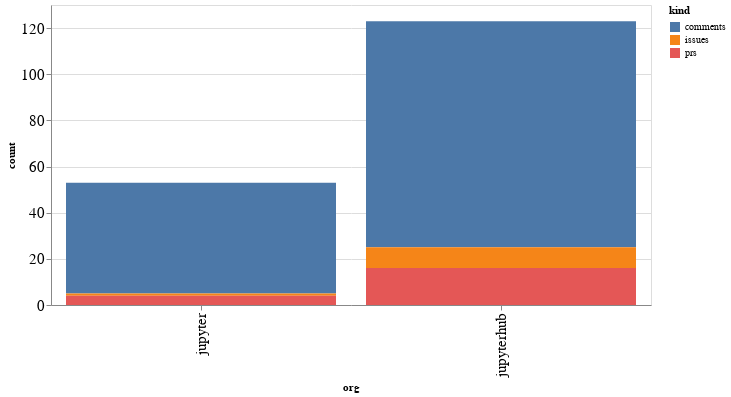

The notebook cell this image was saved under:
### Code cell
alt.Chart(org_summaries, width=600).mark_bar().encode(
    x='org',
    y='count',
    color='kind',
    tooltip="org"
)

### Figure 1 — Vega-Lite specification as saved in the notebook (floating-point values rounded to 4 significant figures)
{"config": {"axisLeft": {"labelFontSize": 15}, "axisBottom": {"labelFontSize": 15}}, "data": {"name": "data-b1580b4d9d0eee879ee6d37333c7d003"}, "mark": "bar", "encoding": {"color": {"type": "nominal", "field": "kind"}, "tooltip": {"type": "nominal", "field": "org"}, "x": {"type": "nominal", "field": "org"}, "y": {"type": "quantitative", "field": "count"}}, "width": 600, "$schema": "https://vega.github.io/schema/vega-lite/v4.8.1.json", "datasets": {"data-b1580b4d9d0eee879ee6d37333c7d003": [{"org": "jupyter", "kind": "comments", "count": 48}, {"org": "jupyter", "kind": "issues", "count": 1}, {"org": "jupyter", "kind": "prs", "count": 4}, {"org": "jupyterhub", "kind": "comments", "count": 98}, {"org": "jupyterhub", "kind": "issues", "count": 9}, {"org": "jupyterhub", "kind": "prs", "count": 16}]}}
